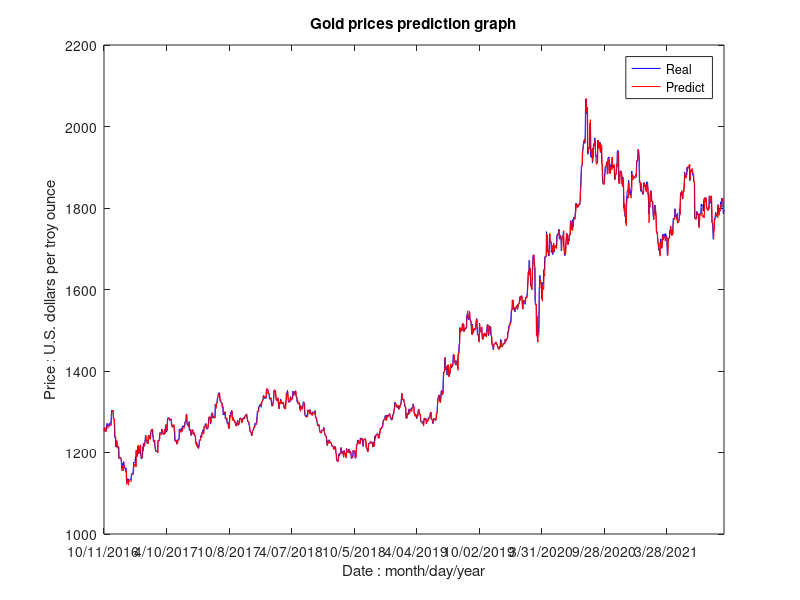
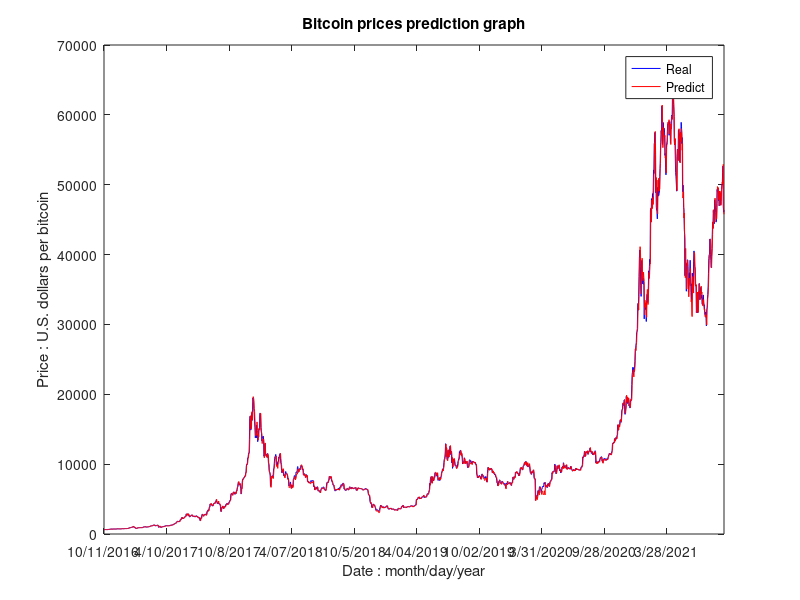

These figures' MATLAB source, in order: (Note: this script raises an error after producing the figures.)
clear;clc;tic;
bite=load('bite.mat').ttstar;bite(1827)=[];
hj=load('gold.mat').ttstar;hj(1827)=[];BG=load('bg.mat').BG;
%%%%%%%%%%%%%%%%%%%%%%
nn=31:1826;
figure(1);
plot(nn,BG(31:end,3),'b');hold on
plot(nn,hj(31:end),'r');
set(gca,'XTick',31:181:1826);
set(gca,'XTicklabel',{'10/11/2016','4/10/2017','10/8/2017',...
	'4/07/2018','10/5/2018','4/04/2019','10/02/2019','3/31/2020',...
	'9/28/2020','3/28/2021'})
xlim([31,1826]);
xlabel('Date : month/day/year');
ylabel('Price : U.S. dollars per troy ounce');
legend('Real','Predict');
title('Gold prices prediction graph');
%%%%%%%%%%%%%%%%%%%%%
nn=31:1826;
figure(2);
plot(nn,BG(31:end,2),'b');hold on
plot(nn,bite(31:end),'r');
set(gca,'XTick',31:181:1826);
set(gca,'XTicklabel',{'10/11/2016','4/10/2017','10/8/2017',...
	'4/07/2018','10/5/2018','4/04/2019','10/02/2019','3/31/2020',...
	'9/28/2020','3/28/2021'})
xlim([31,1826]);
xlabel('Date : month/day/year');
ylabel('Price : U.S. dollars per bitcoin');
legend('Real','Predict');title('Bitcoin prices prediction graph');
sseg=0;sseb=0;
for i=31:1826
sseg=sseg+(hj(i)-BG(i,3))^2;
sseb=sseb+(bite(i)-BG(i,2))^2;
end
mseg=sseg/(1826-31+1);mseb=sseb/(1826-31+1);
[~,areg,accuracy5g]=fscores(hj(31:end),BG(31:end,3));
[~,areb,accuracy5b]=fscores(bite(31:end),BG(31:end,2));
%%%%%%%%%%%%%%%%%%
function[ape,mape,accuracy5]=fscores(y_e,y)
n=length(y);
ape=abs(y_e-y)./y;
mape=sum(ape)/n;
k=0;
for i=1:n
if ape(i)<=0.05
k=k+1;
end
accuracy5=k/n;
end
end
%%%%%%%%%%%%%%%%%%%%%%%%%%%%%%%%%%%%%%%%%%%%%%%%%%%%%%%%%%%%%%%%%%%%%%